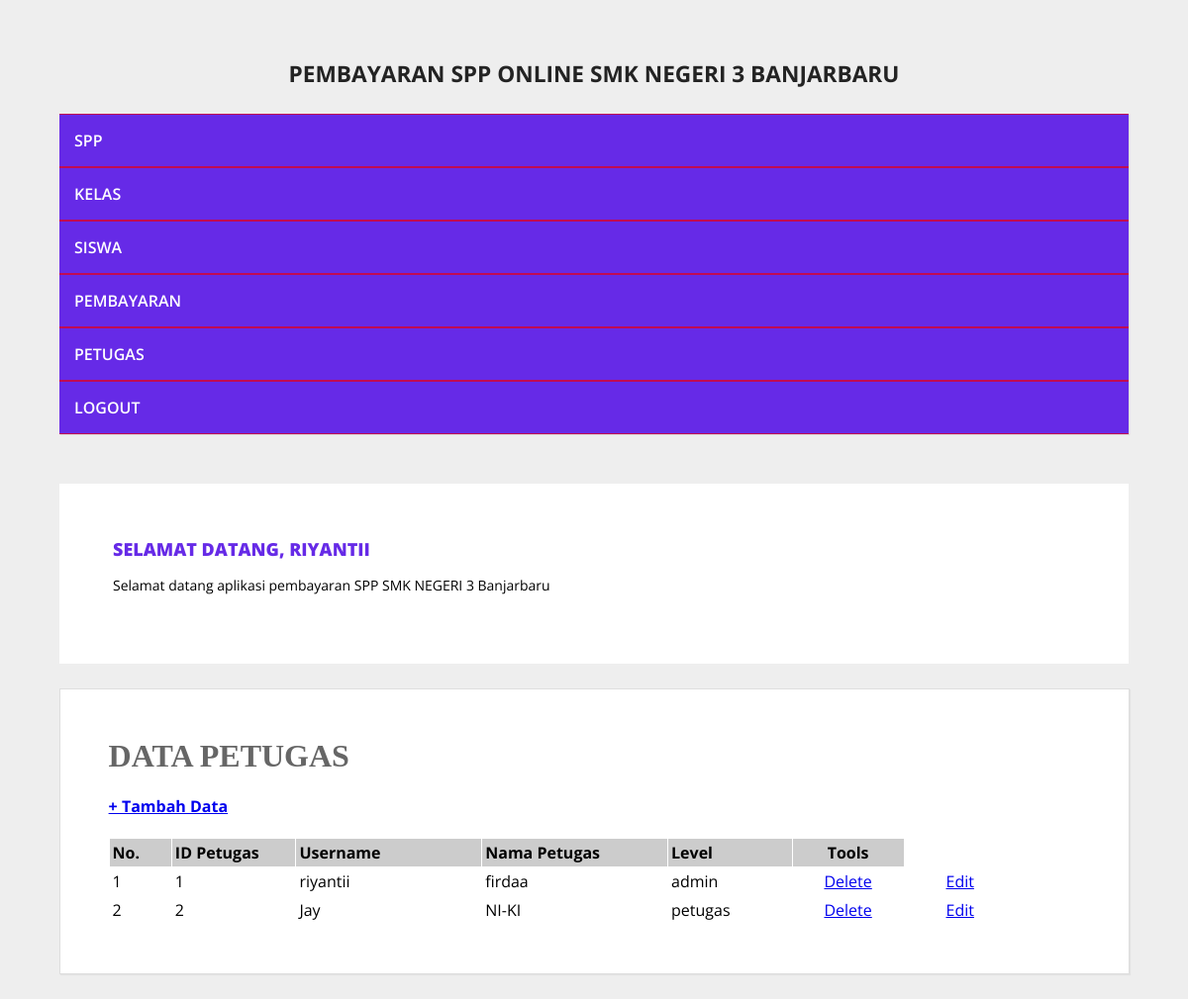
/halaman_admin.php?open=data_petugas (signed in), run on the app's committed database.
### tables this page shows
CREATE TABLE `petugas` (
  `id_petugas` int(5) NOT NULL,
  `username` varchar(25) NOT NULL,
  `password` varchar(32) NOT NULL,
  `nama_petugas` varchar(35) NOT NULL,
  `level` enum('admin','petugas') NOT NULL
);

### data_petugas.php (the view)
<?php
include_once "../src/koneksi.php";
?>
<h1 ><b>DATA PETUGAS </b></h1>
<h4 > <a href="?open=tambah_petugas">+ Tambah Data</a> </h3>
<table cellspacing="1" cellpadding="3">
    <tr>
        <td width=5% bgcolor="#CCCCCC"><b>No.</b></td>
        <td width=10% bgcolor="#CCCCCC"><b>ID Petugas</b></td>
        <td width=15% bgcolor="#CCCCCC"><b>Username</b></td>
        <td width=15% bgcolor="#CCCCCC"><b>Nama Petugas</b></td>
        <td width=10% bgcolor="#CCCCCC"><b>Level</b></td>
        <td width="2" align="center" bgcolor="#CCCCCC"><b>Tools</b></td>
    </tr>
<?php
$sql = mysqli_query($koneksi, "SELECT * FROM petugas order by id_petugas ASC");
$nomor = 0;
while ($data = mysqli_fetch_array($sql)) {
    $nomor++;
?>
<tr>
    <td> <?php echo $nomor; ?> </td>
    <td> <?php echo $data['id_petugas']; ?> </td>
    <td> <?php echo $data['username']; ?> </td>
    <td> <?php echo $data['nama_petugas']; ?> </td>
    <td> <?php echo $data['level']; ?> </td>
    <td width=9% align="center"><a href="?open=hapus_petugas&id_petugas=<?php echo $data['id_petugas']; ?>"
        target="_self" onclick="return confirm('YAKIN INGIN MENGHAPUS DATA INI ... ?')"> Delete</a></td>
    <td width=9% align="center"><a href="?open=edit_petugas&id_petugas=<?php echo $data['id_petugas']; ?>"
        target="_self">Edit</a></td>
</tr>
<?php } ?>
</table>

### style.css (style rules this page uses)
body { background: #eeeeee; margin:0; font-family: 'Open Sans', sans-serif; }
.conteudo h1 { padding: 0; margin: 0 0 15px; font-weight: normal; color: #666; font-family: Georgia; }

### data on the page
petugas: id_petugas "1", username "riyantii", nama_petugas "firdaa", level "admin"
petugas: id_petugas "2", username "Jay", nama_petugas "NI-KI", level "petugas"

### other printed values
$_SESSION['username'] "RIYANTII"
